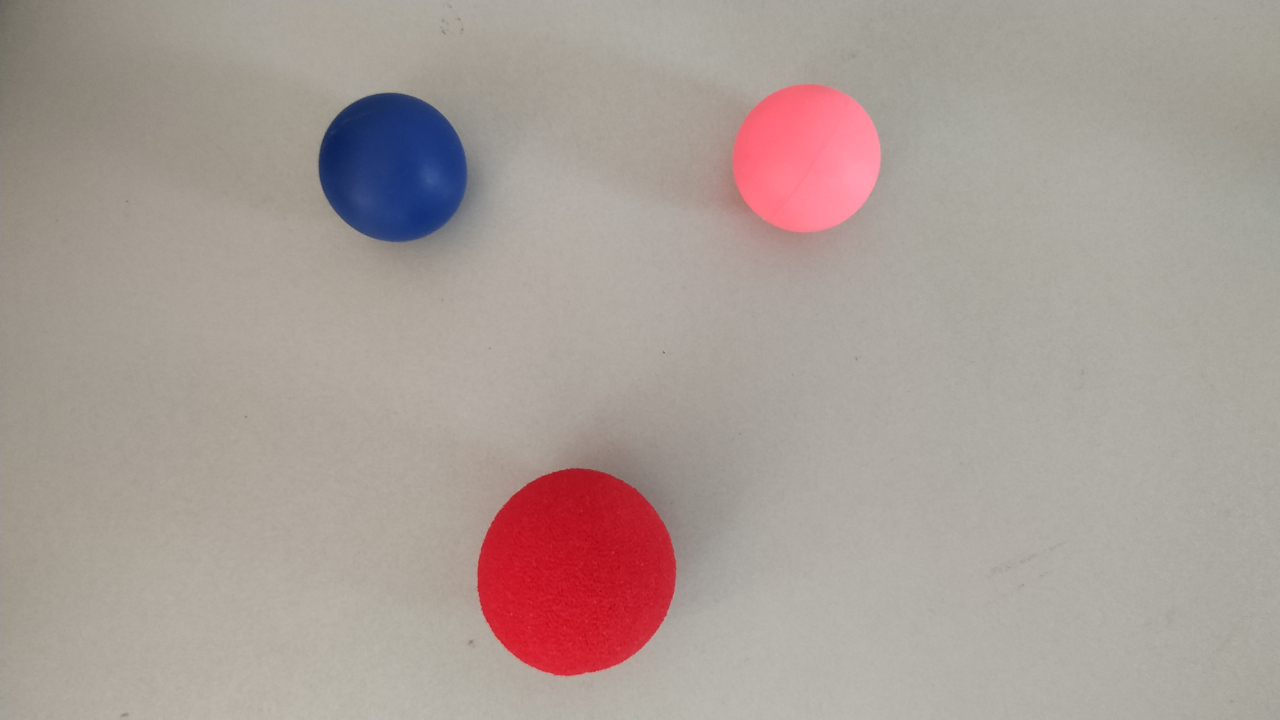
#> input picture opencv_fundamentals/3. Image processing/4. Threshold operations/balls_grey_table.jpg, 1280 x 720 px
$ python '4.1 Simple threshold.py'
#> lines starting #> are read from the running program, lines starting #| are printed output that depends on the picture; after the words box and inside, x2 and y2 are one past the last pixel; in counts of white or black regions, pixels touching at a corner belong together
import cv2
import numpy as np

# Load image
img = cv2.imread("balls_grey_table.jpg")
#> img is the input picture: shape (720, 1280, 3); mean B, G, R 150.7, 156.5, 169.7

# Convert Image to grayscale
gray = cv2.cvtColor(img, cv2.COLOR_BGR2GRAY)
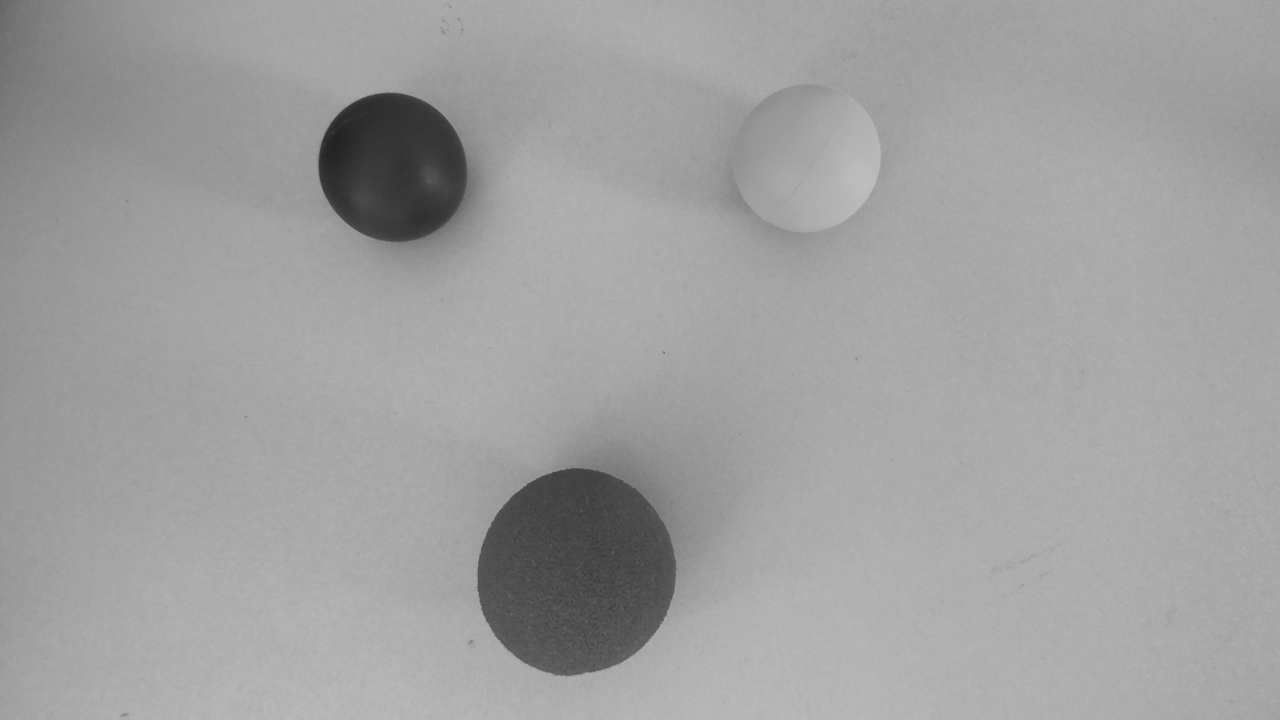
#> gray: shape (720, 1280); min 32, max 190, mean 159.8

# Image binary threshold
_, threshold = cv2.threshold(gray, 140, 255, cv2.THRESH_BINARY)
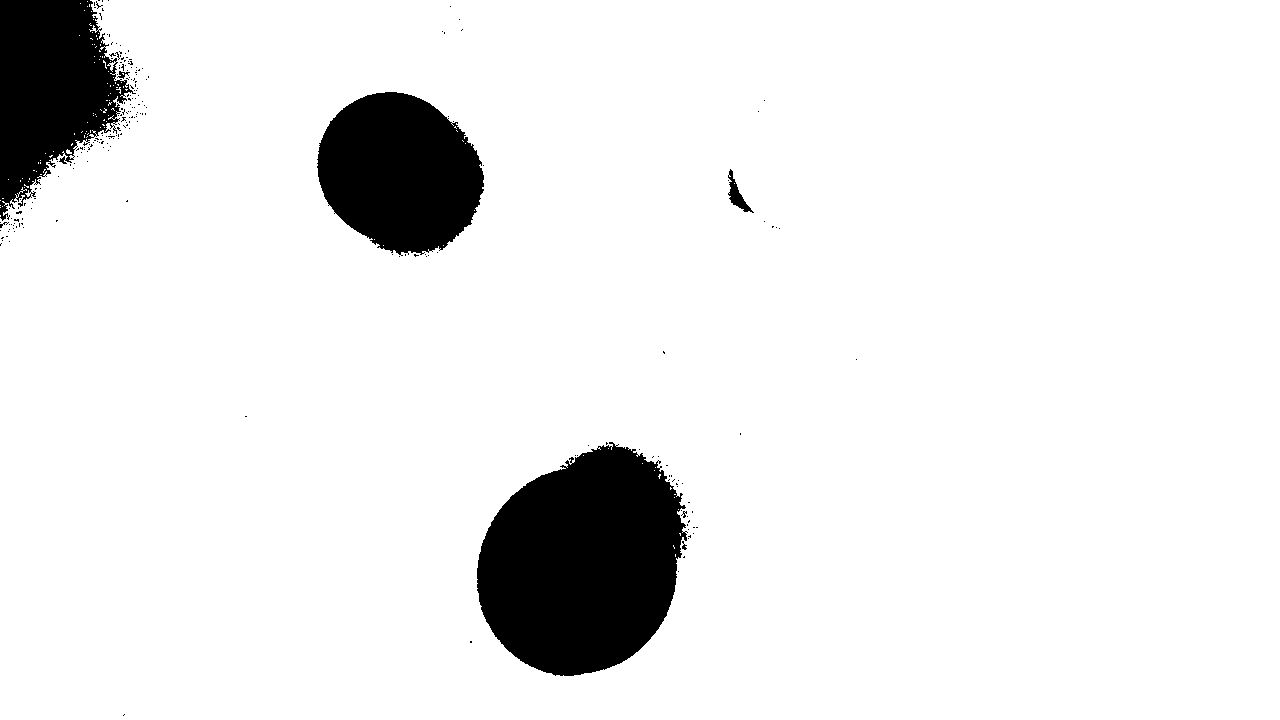
#> threshold: shape (720, 1280); 91.8% white; 231 black regions (225 under 20 px), largest, box (x1, y1, x2, y2) and area: (477, 442, 688, 676) 36069, (317, 92, 484, 256) 20297, (0, 0, 136, 221) 18167, (728, 169, 754, 213) 358, (117, 71, 130, 79) 44, (682, 541, 687, 550) 24

# Show image and threshold
cv2.imshow("Threshold", threshold)
cv2.imshow("Image", img)
cv2.imshow("Gray", gray)
cv2.waitKey(0)
